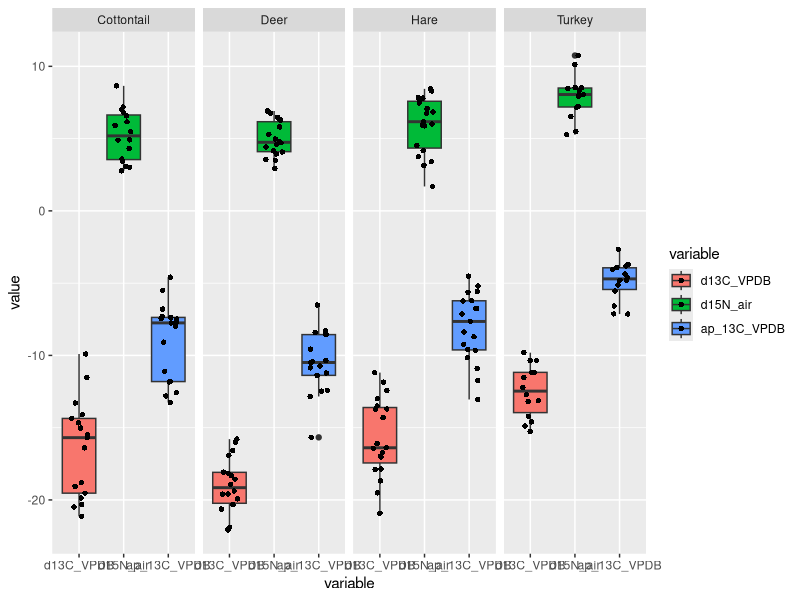
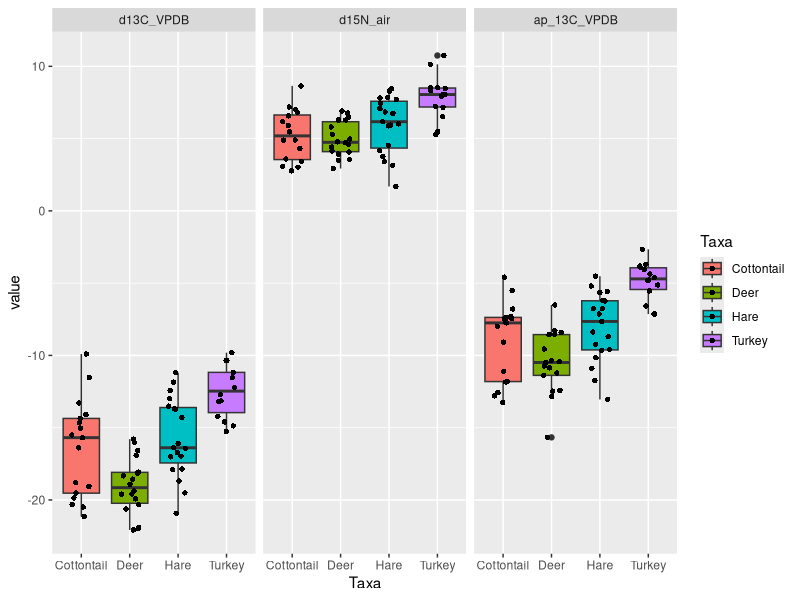
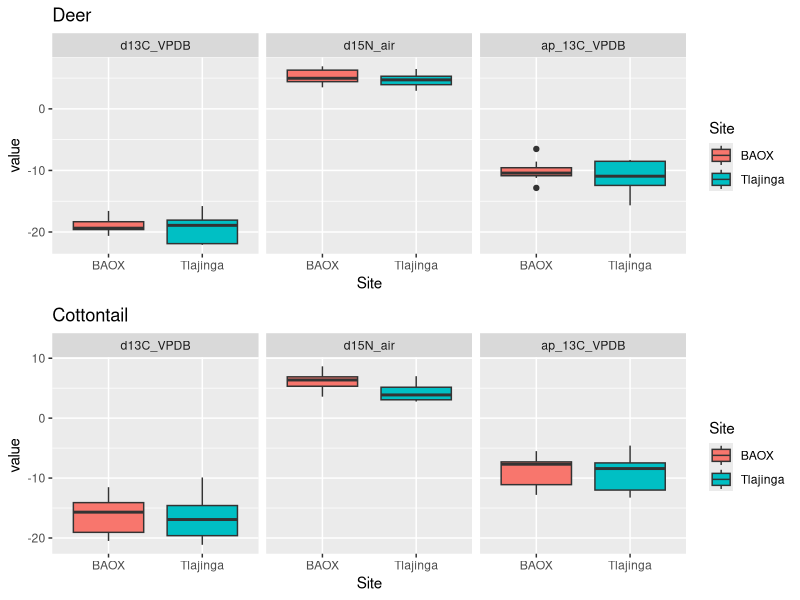
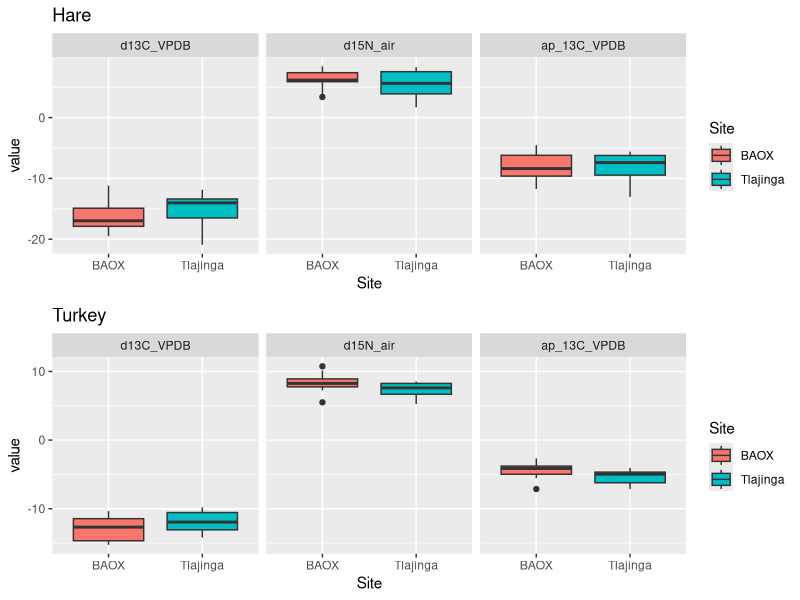
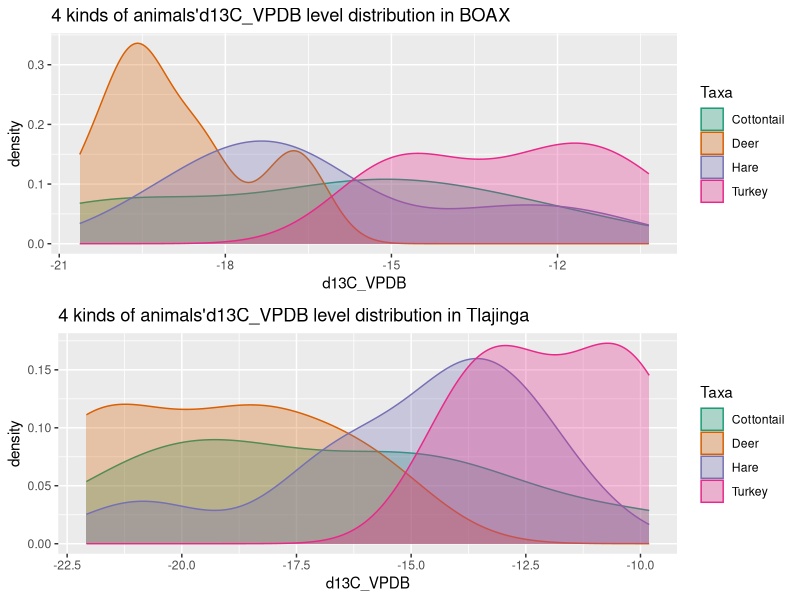
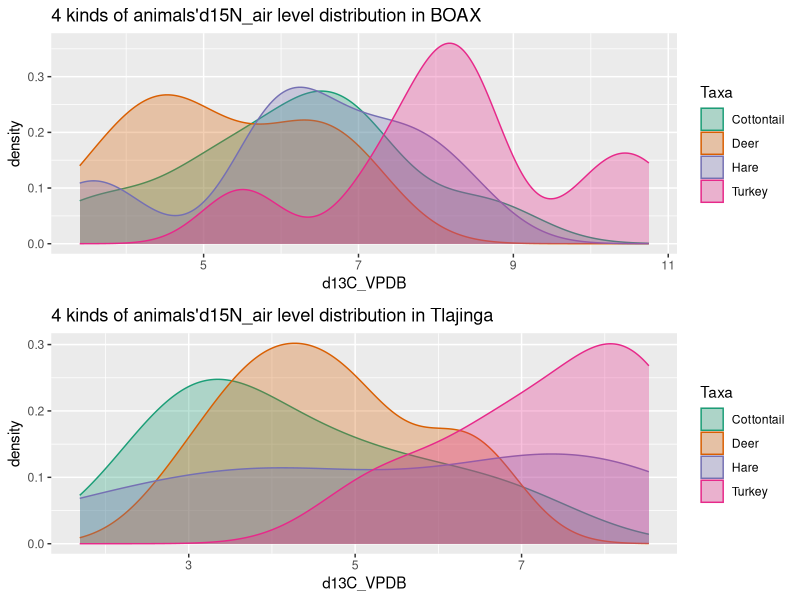
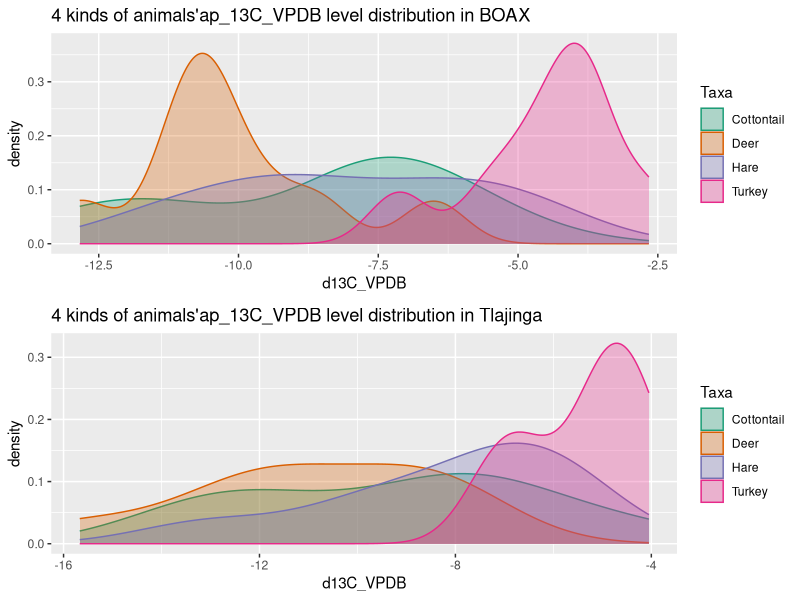
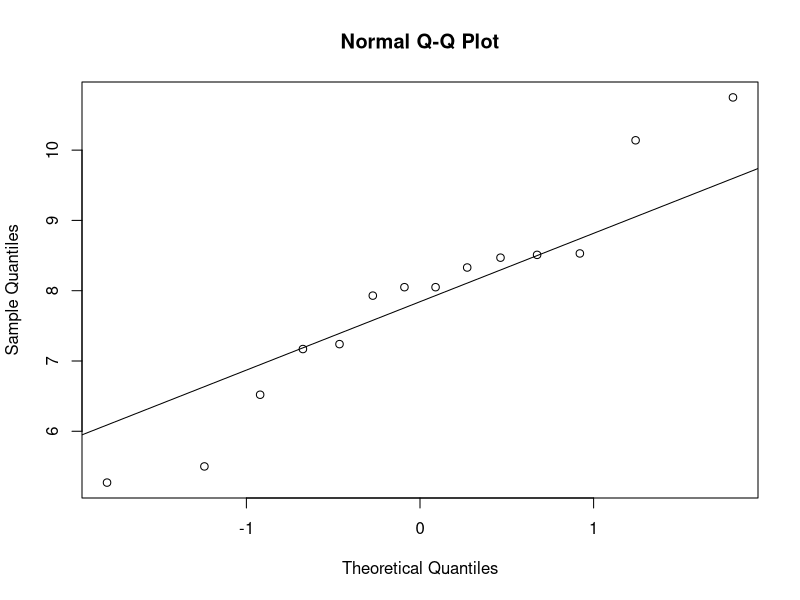

Source code (R) for these figures, in order:
## ---- chunk 1
knitr::opts_chunk$set(echo = TRUE)
library(ggplot2)
library(openxlsx)
library(reshape2)
library(dplyr)
library(tidyr)
library("formattable")
library(stats)

## ---- chunk 2
#read data
data<-read.xlsx("for_stats_peeps.xlsx")
data<-data[,-2:-6]
data<-data[,-4]
removedata<-c("MC381","MC389","MC393","MC76")
#data <- na.omit(data)
i<-1
for(i in i:4) data<-subset(data,data$ID!=removedata[i])

## ---- chunk 3
#tidy data
data2<-data[,2:8]
data2<-data2[,-3]
data2<-data2[,-5]
aggdata<-melt(data2,id=(c("Taxa","Site")))

## ---- chunk 4
summ <- aggdata %>%                              
  group_by(Taxa,Site,variable) %>% 
  na.omit(aggdata) %>%
  summarize(min = min(value),
            median = median(value),
            mean = mean(value),
            max = max(value),
            sd = sd(value),
            count=n())
#formattable(summ)

## ---- chunk 5
ggplot(data = aggdata, aes(x=variable,y=value, fill=variable)) + 
  geom_boxplot()+
  geom_jitter(shape=16, position=position_jitter(0.2))+
  facet_wrap(~Taxa,nrow = 1)
## ---- chunk 6
ggplot(data = aggdata, aes(x=Taxa,y=value, fill=Taxa)) + 
  geom_boxplot()+
  geom_jitter(shape=16, position=position_jitter(0.2))+
  facet_wrap(~variable,nrow = 1)
## ---- chunk 7
data_deer<-aggdata[which(aggdata$Taxa=="Deer"),]
data_Cottontail<-aggdata[which(aggdata$Taxa=="Cottontail"),]
data_Hare<-aggdata[which(aggdata$Taxa=="Hare"),]
data_Turkey<-aggdata[which(aggdata$Taxa=="Turkey"),]

deer1<-ggplot(data = data_deer, aes(x=variable,y=value, fill=variable)) + 
  geom_boxplot()+
  #geom_jitter(shape=16, position=position_jitter(0.2))+
  labs(title = 'Deer')+
  facet_wrap(~Site,nrow = 1)

deer2<-ggplot(data = data_deer, aes(x=Site,y=value, fill=Site)) + 
  geom_boxplot()+
  #geom_jitter(shape=16, position=position_jitter(0.2))+
  labs(title = 'Deer')+
  facet_wrap(~variable,nrow = 1)



cot1<-ggplot(data = data_Cottontail, aes(x=variable,y=value, fill=variable)) + 
  geom_boxplot()+
  #geom_jitter(shape=16, position=position_jitter(0.2))+
  labs(title = 'Cottontail')+
  facet_wrap(~Site,nrow = 1)

cot2<-ggplot(data = data_Cottontail, aes(x=Site,y=value, fill=Site)) + 
  geom_boxplot()+
  #geom_jitter(shape=16, position=position_jitter(0.2))+
  labs(title = 'Cottontail')+
  facet_wrap(~variable,nrow = 1)


hare1<-ggplot(data = data_Hare, aes(x=variable,y=value, fill=variable)) + 
  geom_boxplot()+
  #geom_jitter(shape=16, position=position_jitter(0.2))+
  labs(title = 'Hare')+
  facet_wrap(~Site,nrow = 1)

hare2<-ggplot(data = data_Hare, aes(x=Site,y=value, fill=Site)) + 
  geom_boxplot()+
  #geom_jitter(shape=16, position=position_jitter(0.2))+
  labs(title = 'Hare')+
  facet_wrap(~variable,nrow = 1)

turkey1<-ggplot(data = data_Turkey, aes(x=variable,y=value, fill=variable)) + 
  geom_boxplot()+
  #geom_jitter(shape=16, position=position_jitter(0.2))+
  labs(title = 'Turkey')+
  facet_wrap(~Site,nrow = 1)

turkey2<-ggplot(data = data_Turkey, aes(x=Site,y=value, fill=Site)) + 
  geom_boxplot()+
  #geom_jitter(shape=16, position=position_jitter(0.2))+
  labs(title = 'Turkey')+
  facet_wrap(~variable,nrow = 1)

## ---- chunk 8

#gridExtra::grid.arrange(deer1,cot1,nrow=2,ncol=1)
#gridExtra::grid.arrange(hare1,turkey1,nrow=2,ncol=1)

gridExtra::grid.arrange(deer2,cot2,nrow=2,ncol=1)
gridExtra::grid.arrange(hare2,turkey2,nrow=2,ncol=1)

## ---- chunk 9
mean(filter(aggdata,Taxa=="Hare" & Site=="BAOX" & variable=="d15N_air")$value)
sd(filter(aggdata,Taxa=="Hare" & Site=="BAOX" & variable=="d15N_air")$value)
## ---- chunk 10
# check the d13C_VPDB
aggdata1 <- filter(aggdata, variable== "d13C_VPDB" & Site == "BAOX")
ggplot1 <- ggplot(aggdata1, aes(value, colour = Taxa,fill=Taxa)) + geom_density(alpha = 0.3) +
  scale_fill_brewer(palette="Dark2") +
  scale_color_brewer(palette="Dark2") +
  labs(x = "d13C_VPDB", y = "density", title = "4 kinds of animals'd13C_VPDB level distribution in BOAX")


aggdata2 <- filter(aggdata, variable== "d13C_VPDB" & Site == "Tlajinga")
ggplot2 <- ggplot(aggdata2, aes(value, colour = Taxa,fill=Taxa)) + geom_density(alpha = 0.3) +
  scale_fill_brewer(palette="Dark2") +
  scale_color_brewer(palette="Dark2") +
  labs(x = "d13C_VPDB", y = "density", title = "4 kinds of animals'd13C_VPDB level distribution in Tlajinga")

gridExtra::grid.arrange(ggplot1, ggplot2)
## ---- chunk 11
# check the d15N_air
aggdata3 <- filter(aggdata, variable== "d15N_air" & Site == "BAOX")
ggplot3 <- ggplot(aggdata3, aes(value, colour = Taxa,fill=Taxa)) + geom_density(alpha = 0.3) +
  scale_fill_brewer(palette="Dark2") +
  scale_color_brewer(palette="Dark2") +
  labs(x = "d13C_VPDB", y = "density", title = "4 kinds of animals'd15N_air level distribution in BOAX")


aggdata4 <- filter(aggdata, variable== "d15N_air" & Site == "Tlajinga")
ggplot4 <- ggplot(aggdata4, aes(value, colour = Taxa,fill=Taxa)) + geom_density(alpha = 0.3) +
  scale_fill_brewer(palette="Dark2") +
  scale_color_brewer(palette="Dark2") +
  labs(x = "d13C_VPDB", y = "density", title = "4 kinds of animals'd15N_air level distribution in Tlajinga")

gridExtra::grid.arrange(ggplot3, ggplot4)
## ---- chunk 12
# check the ap_13C_VPDB
aggdata5 <- filter(aggdata, variable== "ap_13C_VPDB" & Site == "BAOX")
ggplot5 <- ggplot(aggdata5, aes(value, colour = Taxa,fill=Taxa)) + geom_density(alpha = 0.3) +
  scale_fill_brewer(palette="Dark2") +
  scale_color_brewer(palette="Dark2") +
  labs(x = "d13C_VPDB", y = "density", title = "4 kinds of animals'ap_13C_VPDB level distribution in BOAX")


aggdata6 <- filter(aggdata, variable== "ap_13C_VPDB" & Site == "Tlajinga")
ggplot6 <- ggplot(aggdata6, aes(value, colour = Taxa,fill=Taxa)) + geom_density(alpha = 0.3) +
  scale_fill_brewer(palette="Dark2") +
  scale_color_brewer(palette="Dark2") +
  labs(x = "d13C_VPDB", y = "density", title = "4 kinds of animals'ap_13C_VPDB level distribution in Tlajinga")

gridExtra::grid.arrange(ggplot5, ggplot6)
## ---- chunk 13
qqnorm(aggdata[aggdata$Taxa=="Turkey"&aggdata$variable=="d15N_air",]$value)
qqline(aggdata[aggdata$Taxa=="Turkey"&aggdata$variable=="d15N_air",]$value)
## ---- chunk 14
data_deer_dc<-data_deer[which(data_deer$variable=="d13C_VPDB"),]
wilcox.test(value~Site,data=data_deer_dc)

data_deer_apc<-data_deer[which(data_deer$variable=="ap_13C_VPDB"),] %>% na.omit(data_deer)
wilcox.test(value~Site,data=data_deer_apc)

data_deer_n<-data_deer[which(data_deer$variable=="d15N_air"),]
wilcox.test(value~Site,data=data_deer_n)
## ---- chunk 15
data_cott_dc<-data_Cottontail[which(data_Cottontail$variable=="d13C_VPDB"),]
wilcox.test(value~Site,data=data_cott_dc)

data_cott_apc<-data_Cottontail[which(data_Cottontail$variable=="ap_13C_VPDB"),] 
wilcox.test(value~Site,data=data_cott_apc)

data_cott_n<-data_Cottontail[which(data_Cottontail$variable=="d15N_air"),]%>% na.omit(data_Cottontail)
wilcox.test(value~Site,data=data_cott_n)
## ---- chunk 16
data_hare_dc<-data_Hare[which(data_Hare$variable=="d13C_VPDB"),]
wilcox.test(value~Site,data=data_hare_dc)

data_hare_apc<-data_Hare[which(data_Hare$variable=="ap_13C_VPDB"),] 
wilcox.test(value~Site,data=data_hare_apc)

data_hare_n<-data_Hare[which(data_Hare$variable=="d15N_air"),]
wilcox.test(value~Site,data=data_hare_n)
## ---- chunk 17
data_turkey_dc<-data_Turkey[which(data_Turkey$variable=="d13C_VPDB"),]
wilcox.test(value~Site,data=data_turkey_dc)

data_turkey_apc<-data_Turkey[which(data_Turkey$variable=="ap_13C_VPDB"),] 
wilcox.test(value~Site,data=data_turkey_apc)

data_turkey_n<-data_Turkey[which(data_Turkey$variable=="d15N_air"),]
wilcox.test(value~Site,data=data_turkey_n)
## ---- chunk 18
#waining mean:
#  The impact of ties means the Wilcoxon rank sum distribution cannot be used to calculate exact p-values. If ties occur in our data and we have fewer than 50 observations, the wilcox.test function returns a normal approximated p-value along with a warning message that says “cannot compute exact p-value with ties”.


#Since this p-value is not less than 0.05, we fail to reject the null hypothesis. 


# Mann-Whitney U Test for Cottontail.

# W=52, p-value= 0.03792

# we can reject the null hypothesis:
# two sites animals are the same
## ---- chunk 19
mann <- subset(aggdata,select = -Site) %>%                         
  group_by(Taxa,variable) %>% 
  na.omit(aggdata) %>%
  summarize(rank = rank(value))
mann<- aggdata %>%                              
  group_by(Taxa,variable) %>% 
  na.omit(aggdata) %>%
  cbind(rank=mann$rank)
#formattable(mann)

mann_cott_n<-mann[which(mann$variable=="d15N_air" & mann$Taxa=="Cottontail"),]
setA<-mann_cott_n[mann_cott_n$Site=="BAOX",]
setB<-mann_cott_n[mann_cott_n$Site=="Tlajinga",]
n1<-length(setA$Taxa)
n2<-length(setA$Taxa)
R1<-sum(setA$rank)
R2<-sum(setB$rank)
U1<-n1*n2+n1*(n1+1)/2-R1
U2<-n1*n2+n2*(n2+1)/2-R2
#min(U1,U2)
